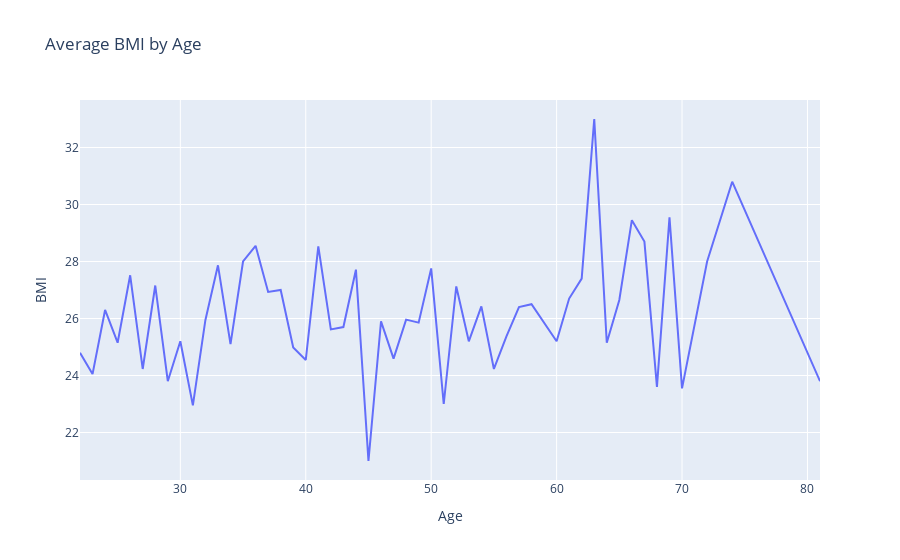

This figure's notebook cell:
### Code cell
avg_BMI_age = df.groupby('Age')['BMI'].mean().reset_index()
plot = px.line(avg_BMI_age, x='Age', y='BMI',title = 'Average BMI by Age')
plot.show()

### Figure 1 — Plotly figure (JSON) as saved in the notebook; plotly's stock layout.template omitted (floating-point values rounded to 4 significant figures)
{"data": [{"hovertemplate": "Age=%{x}<br>BMI=%{y}<extra></extra>", "legendgroup": "", "line": {"color": "#636efa", "dash": "solid"}, "marker": {"symbol": "circle"}, "mode": "lines", "name": "", "orientation": "v", "showlegend": false, "type": "scatter", "x": [22, 23, 24, 25, 26, 27, 28, 29, 30, 31, 32, 33, 34, 35, 36, 37, 38, 39, 40, 41, 42, 43, 44, 45, 46, 47, 48, 49, 50, 51, 52, 53, 54, 55, 56, 57, 58, 60, 61, 62, 63, 64, 65, 66, 67, 68, 69, 70, 72, 74, 81], "xaxis": "x", "y": [24.8, 24.05, 26.3, 25.15, 27.52, 24.23, 27.16, 23.8, 25.2, 22.95, 25.95, 27.87, 25.1, 28, 28.55, 26.93, 27, 24.98, 24.54, 28.53, 25.62, 25.7, 27.71, 21, 25.9, 24.59, 25.96, 25.86, 27.76, 23, 27.12, 25.2, 26.43, 24.23, 25.38, 26.4, 26.5, 25.2, 26.7, 27.4, 33, 25.15, 26.65, 29.45, 28.7, 23.6, 29.55, 23.55, 28, 30.8, 23.8], "yaxis": "y"}], "layout": {"legend": {"tracegroupgap": 0}, "title": {"text": "Average BMI by Age"}, "xaxis": {"anchor": "y", "domain": [0, 1], "title": {"text": "Age"}}, "yaxis": {"anchor": "x", "domain": [0, 1], "title": {"text": "BMI"}}}}
